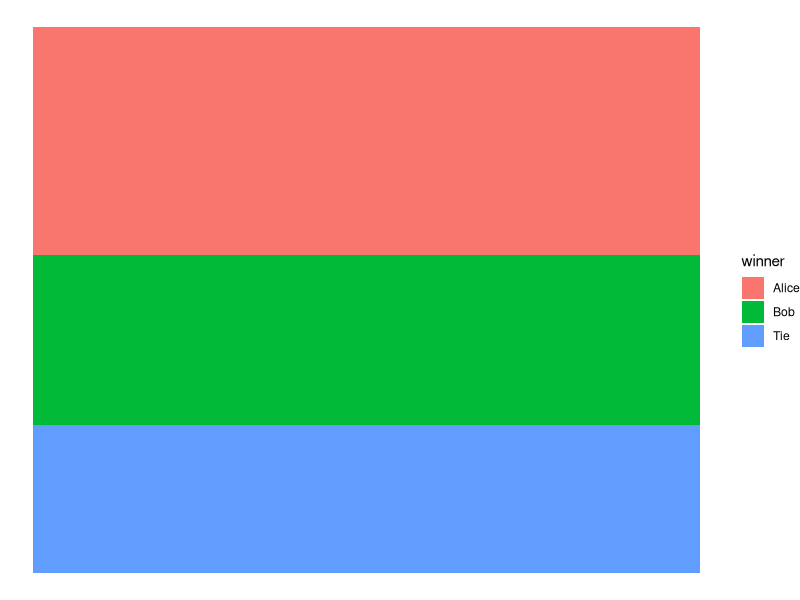

The R source for this figure:
## ---- chunk 1
library("knitr")
library("tidyverse")
## ---- chunk 2
theme_set(theme_classic() + 
    theme(text = element_text(size = 24)))

opts_chunk$set(comment = "",
               fig.show = "hold")

# suppress grouping warning 
options(dplyr.summarise.inform = F)
## ---- chunk 3
set.seed(1)

m = 10000 
n = 100 
look_odd = c(seq(1, n, 2), seq(2, n, 2))

fun.alice = function(data){
  data %>% 
    mutate(nheads = cumsum(flip)) %>% 
    filter(nheads == 2) %>% 
    pull(index) %>% 
    min()  
}

fun.bob = function(data){
  data %>% 
    slice(look_odd) %>%
    mutate(order = 1:n) %>% 
    mutate(nheads = cumsum(flip)) %>% 
    filter(nheads == 2) %>% 
    pull(order) %>% 
    min()  
}

df.data = tibble(simulation = 1:m) %>% 
  rowwise() %>%
  mutate(sample = list(tibble(index = 1:n,
                              flip = rbinom(n, size = 1, prob = 0.5)))) %>% 
  ungroup() %>% 
  mutate(alice = map_dbl(.x = sample, 
                         .f = ~ fun.alice(.x)),
         bob = map_dbl(.x = sample, 
                       .f = ~ fun.bob(.x)))

df.data %>% 
  filter(alice != bob) %>% 
  mutate(bob_better = bob < alice) %>% 
  summarize(p_bob_better = sum(bob_better) / n())
## ---- chunk 4
df.plot = df.data %>% 
  select(-sample) %>% 
  mutate(difference = bob - alice,
         winner = case_when(difference > 0 ~ "Bob",
                            difference < 0 ~ "Alice",
                            TRUE ~ "Tie"))

ggplot(data = df.plot,
       mapping = aes(x = 1,
                     fill = winner)) +
  geom_bar() +
  # coord_polar("y", start = 0) +
  theme_void()
## ---- chunk 5
sessionInfo()
